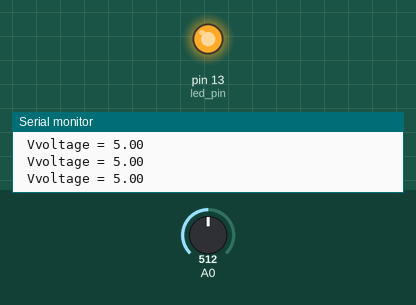
Simulated run of this sketch. Board: Arduino Uno, built with avr-gcc and run on an emulated ATmega328P. On the bench: output pins drawn as LEDs (lit = HIGH), the last lines printed to the serial monitor. The test bench sets the inputs (shaded band); at power-on: A0 = 512.

Above: at 1.2 s.
1.3 s: A0 set to 648
2.8 s: A0 set to 677
At 3.2 s:
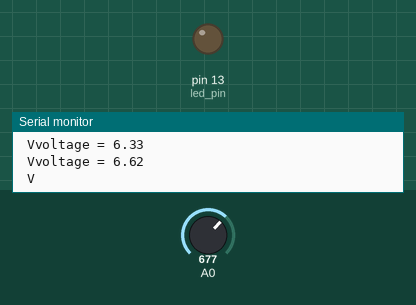
Timing chart, 0 to 5.8 s (numbered marks = the images above; inputs shaded):
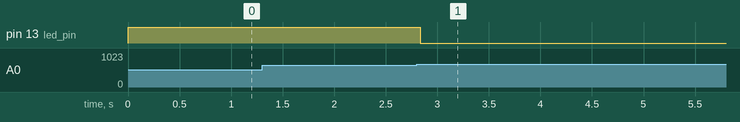

The sketch:

powerManagement.ino
```cpp
#include <Wire.h>


#define led_pin 13

void setup()
{
  pinMode(led_pin, OUTPUT);
  digitalWrite(led_pin, LOW);
  Serial.begin(9600);
}

void loop()
{
  int sensorValue = analogRead(A0); //read the A0 pin value
  float voltage = sensorValue * (5.00 / 1023.00) * 2; //convert the value to a true voltage.
  Serial.print("voltage = ");
  Serial.println(voltage); //print the voltage to LCD
  Serial.print(" V");
  if (voltage < 6.50) //set the voltage considered low battery here
  {
    digitalWrite(led_pin, HIGH);
  } else if (voltage > 6.51) {
    digitalWrite(led_pin, LOW);
    delay(500);
    digitalWrite(led_pin, HIGH);
  }

}
```

Measured:
- the behaviour switches between 665 and 666 on A0 (found by bisection; images 0 and 1)
- after the input at 2.8 s, pin 13 (led_pin): HIGH → LOW at once
